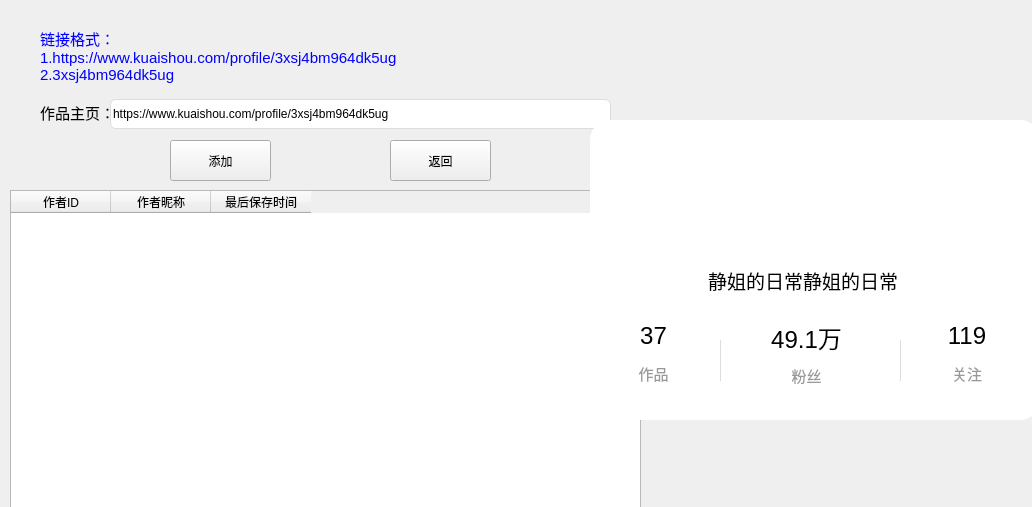
<?xml version="1.0" encoding="UTF-8"?>
<ui version="4.0">
 <class>MainWindow</class>
 <widget class="QMainWindow" name="MainWindow">
  <property name="geometry">
   <rect>
    <x>0</x>
    <y>0</y>
    <width>1032</width>
    <height>507</height>
   </rect>
  </property>
  <property name="windowTitle">
   <string>正在添加新采集任务</string>
  </property>
  <widget class="QWidget" name="centralwidget">
   <widget class="QPushButton" name="btnClose">
    <property name="geometry">
     <rect>
      <x>390</x>
      <y>140</y>
      <width>101</width>
      <height>41</height>
     </rect>
    </property>
    <property name="text">
     <string>返回</string>
    </property>
   </widget>
   <widget class="QLabel" name="label_2">
    <property name="geometry">
     <rect>
      <x>40</x>
      <y>20</y>
      <width>561</width>
      <height>71</height>
     </rect>
    </property>
    <property name="font">
     <font>
      <pointsize>11</pointsize>
     </font>
    </property>
    <property name="styleSheet">
     <string notr="true">color:#0000FF</string>
    </property>
    <property name="text">
     <string>链接格式：
1.https://www.kuaishou.com/profile/3xsj4bm964dk5ug
2.3xsj4bm964dk5ug</string>
    </property>
   </widget>
   <widget class="QPushButton" name="btnAdd">
    <property name="geometry">
     <rect>
      <x>170</x>
      <y>140</y>
      <width>101</width>
      <height>41</height>
     </rect>
    </property>
    <property name="text">
     <string>添加</string>
    </property>
   </widget>
   <widget class="QLineEdit" name="lineEdit">
    <property name="geometry">
     <rect>
      <x>110</x>
      <y>99</y>
      <width>501</width>
      <height>30</height>
     </rect>
    </property>
    <property name="styleSheet">
     <string notr="true">QLineEdit{
	color: #000000;
	border: 1px solid #dddddd; 
	border-radius: 6px;
	background-color:#ffffff;
}</string>
    </property>
    <property name="text">
     <string>https://www.kuaishou.com/profile/3xsj4bm964dk5ug</string>
    </property>
   </widget>
   <widget class="QLabel" name="label">
    <property name="geometry">
     <rect>
      <x>40</x>
      <y>100</y>
      <width>71</width>
      <height>25</height>
     </rect>
    </property>
    <property name="font">
     <font>
      <pointsize>11</pointsize>
     </font>
    </property>
    <property name="text">
     <string>作品主页：</string>
    </property>
   </widget>
   <widget class="QTableWidget" name="tw_author">
    <property name="geometry">
     <rect>
      <x>10</x>
      <y>190</y>
      <width>631</width>
      <height>321</height>
     </rect>
    </property>
    <attribute name="verticalHeaderVisible">
     <bool>false</bool>
    </attribute>
    <column>
     <property name="text">
      <string>作者ID</string>
     </property>
    </column>
    <column>
     <property name="text">
      <string>作者昵称</string>
     </property>
    </column>
    <column>
     <property name="text">
      <string>最后保存时间</string>
     </property>
    </column>
   </widget>
   <widget class="QFrame" name="frame">
    <property name="geometry">
     <rect>
      <x>590</x>
      <y>120</y>
      <width>450</width>
      <height>300</height>
     </rect>
    </property>
    <property name="styleSheet">
     <string notr="true">QFrame{
	border-radius: 20px; 
	background-color: #FFFFFF; 
}</string>
    </property>
    <property name="frameShape">
     <enum>QFrame::StyledPanel</enum>
    </property>
    <property name="frameShadow">
     <enum>QFrame::Raised</enum>
    </property>
    <widget class="QWidget" name="layoutWidget">
     <property name="geometry">
      <rect>
       <x>40</x>
       <y>140</y>
       <width>361</width>
       <height>40</height>
      </rect>
     </property>
     <layout class="QHBoxLayout" name="horizontalLayout" stretch="0,0">
      <property name="spacing">
       <number>0</number>
      </property>
      <item>
       <widget class="QLabel" name="lbl_name">
        <property name="font">
         <font>
          <pointsize>14</pointsize>
         </font>
        </property>
        <property name="layoutDirection">
         <enum>Qt::LeftToRight</enum>
        </property>
        <property name="text">
         <string>静姐的日常静姐的日常</string>
        </property>
        <property name="alignment">
         <set>Qt::AlignCenter</set>
        </property>
       </widget>
      </item>
      <item>
       <widget class="QLabel" name="lbl_name_2">
        <property name="maximumSize">
         <size>
          <width>15</width>
          <height>15</height>
         </size>
        </property>
        <property name="font">
         <font>
          <pointsize>11</pointsize>
         </font>
        </property>
        <property name="text">
         <string/>
        </property>
        <property name="textFormat">
         <enum>Qt::AutoText</enum>
        </property>
        <property name="pixmap">
         <pixmap>../Res/female.png</pixmap>
        </property>
        <property name="scaledContents">
         <bool>true</bool>
        </property>
       </widget>
      </item>
     </layout>
    </widget>
    <widget class="QWidget" name="layoutWidget_2">
     <property name="geometry">
      <rect>
       <x>170</x>
       <y>200</y>
       <width>93</width>
       <height>69</height>
      </rect>
     </property>
     <layout class="QVBoxLayout" name="verticalLayout_2">
      <item>
       <widget class="QLabel" name="lbl_fan">
        <property name="font">
         <font>
          <pointsize>18</pointsize>
         </font>
        </property>
        <property name="text">
         <string>49.1万</string>
        </property>
        <property name="alignment">
         <set>Qt::AlignCenter</set>
        </property>
       </widget>
      </item>
      <item>
       <widget class="QLabel" name="label_5">
        <property name="font">
         <font>
          <pointsize>11</pointsize>
         </font>
        </property>
        <property name="styleSheet">
         <string notr="true">QLabel{
	color:#999999
}</string>
        </property>
        <property name="text">
         <string>粉丝</string>
        </property>
        <property name="alignment">
         <set>Qt::AlignCenter</set>
        </property>
       </widget>
      </item>
     </layout>
    </widget>
    <widget class="QLabel" name="label_12">
     <property name="geometry">
      <rect>
       <x>160</x>
       <y>10</y>
       <width>120</width>
       <height>120</height>
      </rect>
     </property>
     <property name="font">
      <font>
       <pointsize>13</pointsize>
      </font>
     </property>
     <property name="text">
      <string/>
     </property>
     <property name="pixmap">
      <pixmap>../Res/head_u.png</pixmap>
     </property>
     <property name="scaledContents">
      <bool>true</bool>
     </property>
    </widget>
    <widget class="QWidget" name="layoutWidget_3">
     <property name="geometry">
      <rect>
       <x>40</x>
       <y>200</y>
       <width>47</width>
       <height>69</height>
      </rect>
     </property>
     <layout class="QVBoxLayout" name="verticalLayout">
      <item>
       <widget class="QLabel" name="lbl_photo">
        <property name="font">
         <font>
          <pointsize>18</pointsize>
         </font>
        </property>
        <property name="text">
         <string>37</string>
        </property>
        <property name="alignment">
         <set>Qt::AlignCenter</set>
        </property>
       </widget>
      </item>
      <item>
       <widget class="QLabel" name="label_4">
        <property name="font">
         <font>
          <pointsize>11</pointsize>
         </font>
        </property>
        <property name="styleSheet">
         <string notr="true">QLabel{
	color:#999999
}</string>
        </property>
        <property name="text">
         <string>作品</string>
        </property>
        <property name="alignment">
         <set>Qt::AlignCenter</set>
        </property>
       </widget>
      </item>
     </layout>
    </widget>
    <widget class="QWidget" name="layoutWidget_4">
     <property name="geometry">
      <rect>
       <x>352</x>
       <y>200</y>
       <width>50</width>
       <height>69</height>
      </rect>
     </property>
     <layout class="QVBoxLayout" name="verticalLayout_3">
      <item>
       <widget class="QLabel" name="lbl_follow">
        <property name="font">
         <font>
          <pointsize>18</pointsize>
         </font>
        </property>
        <property name="text">
         <string>119</string>
        </property>
        <property name="alignment">
         <set>Qt::AlignCenter</set>
        </property>
       </widget>
      </item>
      <item>
       <widget class="QLabel" name="label_6">
        <property name="font">
         <font>
          <pointsize>11</pointsize>
         </font>
        </property>
        <property name="styleSheet">
         <string notr="true">QLabel{
	color:#999999
}</string>
        </property>
        <property name="text">
         <string>关注</string>
        </property>
        <property name="alignment">
         <set>Qt::AlignCenter</set>
        </property>
       </widget>
      </item>
     </layout>
    </widget>
    <widget class="QLabel" name="label_13">
     <property name="geometry">
      <rect>
       <x>130</x>
       <y>220</y>
       <width>1</width>
       <height>41</height>
      </rect>
     </property>
     <property name="font">
      <font>
       <pointsize>13</pointsize>
      </font>
     </property>
     <property name="styleSheet">
      <string notr="true">background-color:#dddddd</string>
     </property>
     <property name="text">
      <string/>
     </property>
    </widget>
    <widget class="QLabel" name="label_14">
     <property name="geometry">
      <rect>
       <x>310</x>
       <y>220</y>
       <width>1</width>
       <height>41</height>
      </rect>
     </property>
     <property name="font">
      <font>
       <pointsize>13</pointsize>
      </font>
     </property>
     <property name="styleSheet">
      <string notr="true">background-color:#dddddd</string>
     </property>
     <property name="text">
      <string/>
     </property>
    </widget>
   </widget>
  </widget>
 </widget>
 <resources/>
 <connections/>
</ui>
